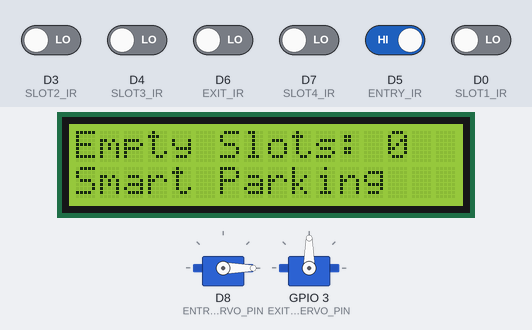
A sketch run on a simulated ESP8266 (NodeMCU). Shown: 16×2 character LCD, 2 × servo. The test bench sets the inputs (shaded band); at power-on: D5 (ENTRY_IR) HIGH, D0 (SLOT1_IR), D3 (SLOT2_IR), D4 (SLOT3_IR), D6 (EXIT_IR), D7 (SLOT4_IR) LOW.

Above: at 3.2 s.
3.3 s: D6 (EXIT_IR) driven HIGH
At 4.8 s:
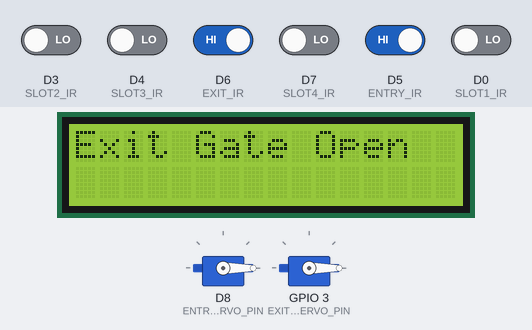
5.1 s: D5 (ENTRY_IR) driven LOW
At 7.8 s:
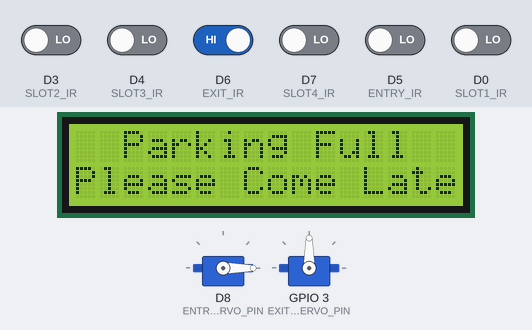
8.2 s: D6 (EXIT_IR) driven LOW
At 10.7 s:
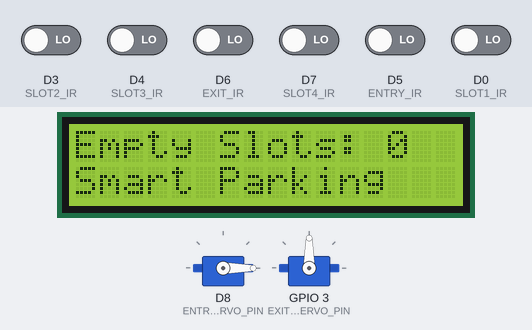
11.3 s: D3 (SLOT2_IR) driven HIGH
At 15.1 s:
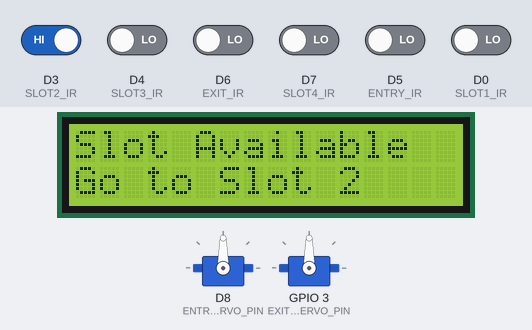
Timing chart, 0 to 15.4 s (numbered marks = the images above; inputs shaded):
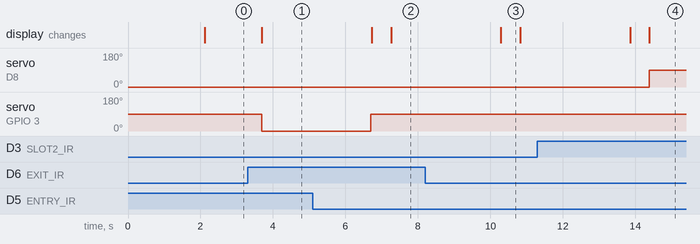

The sketch:

Smart_Parking.ino
```cpp
#include <Wire.h>
#include <LiquidCrystal_I2C.h>
#include <Servo.h>

// LCD configuration
#define SDA_PIN D2
#define SCL_PIN D1
LiquidCrystal_I2C lcd(0x27, 16, 2);  // Confirmed LCD I2C address

// IR sensor pins
#define SLOT1_IR D0
#define SLOT2_IR D3
#define SLOT3_IR D4
#define SLOT4_IR D7
#define ENTRY_IR D5
#define EXIT_IR D6  // Active HIGH sensor

// Servo motor pins
#define ENTRY_SERVO_PIN D8
#define EXIT_SERVO_PIN D9  // Use an available free GPIO pin

Servo entryServo;
Servo exitServo;

void setup() {
  Wire.begin(SDA_PIN, SCL_PIN);
  lcd.begin(16, 2);
  lcd.backlight();
  lcd.setCursor(0, 0);
  lcd.print("Smart Parking");
  lcd.setCursor(0, 1);
  lcd.print("System Loading...");
  delay(2000);
  lcd.clear();

  pinMode(SLOT1_IR, INPUT);
  pinMode(SLOT2_IR, INPUT);
  pinMode(SLOT3_IR, INPUT);
  pinMode(SLOT4_IR, INPUT);
  pinMode(ENTRY_IR, INPUT);
  pinMode(EXIT_IR, INPUT);

  entryServo.attach(ENTRY_SERVO_PIN);
  exitServo.attach(EXIT_SERVO_PIN);

  entryServo.write(0);
  exitServo.write(90);
}

void loop() {
  // Read IR sensor states for parking slots
  bool slot1 = digitalRead(SLOT1_IR);
  bool slot2 = digitalRead(SLOT2_IR);
  bool slot3 = digitalRead(SLOT3_IR);
  bool slot4 = digitalRead(SLOT4_IR);

  int emptySlots = (slot1 == HIGH) + (slot2 == HIGH) + (slot3 == HIGH) + (slot4 == HIGH);

  // Entry Gate Logic (active LOW)
  if (digitalRead(ENTRY_IR) == LOW) {
    lcd.clear();
    if (emptySlots > 0) {
      lcd.setCursor(0, 0);
      lcd.print("Slot Available");
      lcd.setCursor(0, 1);

      if (slot1 == HIGH) lcd.print("Go to Slot 1");
      else if (slot2 == HIGH) lcd.print("Go to Slot 2");
      else if (slot3 == HIGH) lcd.print("Go to Slot 3");
      else if (slot4 == HIGH) lcd.print("Go to Slot 4");

      entryServo.write(90);
      delay(3000);
      entryServo.write(0);
    } else {
      lcd.setCursor(0, 0);
      lcd.print("  Parking Full  ");
      lcd.setCursor(0, 1);
      lcd.print("Please Come Later");
      delay(3000);
    }
    lcd.clear();
  }

  // Exit Gate Logic (active HIGH)
  if (digitalRead(EXIT_IR) == HIGH) {
    lcd.clear();
    lcd.setCursor(0, 0);
    lcd.print("Exit Gate Open");
    exitServo.write(0);
    delay(3000);
    exitServo.write(90);
    lcd.clear();
  }

  // Show status on default screen
  lcd.setCursor(0, 0);
  lcd.print("Empty Slots: ");
  lcd.print(emptySlots);
  lcd.print("  "); // Clear leftover chars

  lcd.setCursor(0, 1);
  lcd.print("Smart Parking");

  delay(500);
}
```

Measured:
- after the input at 3.3 s, servo on GPIO 3 (EXIT_SERVO_PIN): 90° → 0° after 0.40 s; the display: changes after 0.40 s (image 1)
- after the input at 5.1 s, servo on GPIO 3 (EXIT_SERVO_PIN): goes on until 6.7 s, then stays 90°; the display: first differs from a run without the input after 2.2 s (image 2)
- after the input at 8.2 s, servo on GPIO 3 (EXIT_SERVO_PIN): stays 90° (without the input it goes to 0° after 2.1 s); the display: changes after 2.1 s (image 3)
- after the input at 11.3 s, servo on D8 (ENTRY_SERVO_PIN): 0° → 90° after 3.1 s; the display: first differs from a run without the input after 3.1 s (image 4)
- what the display in image 3 shows lasts 0.5 s, from 10.3 s to 10.8 s
